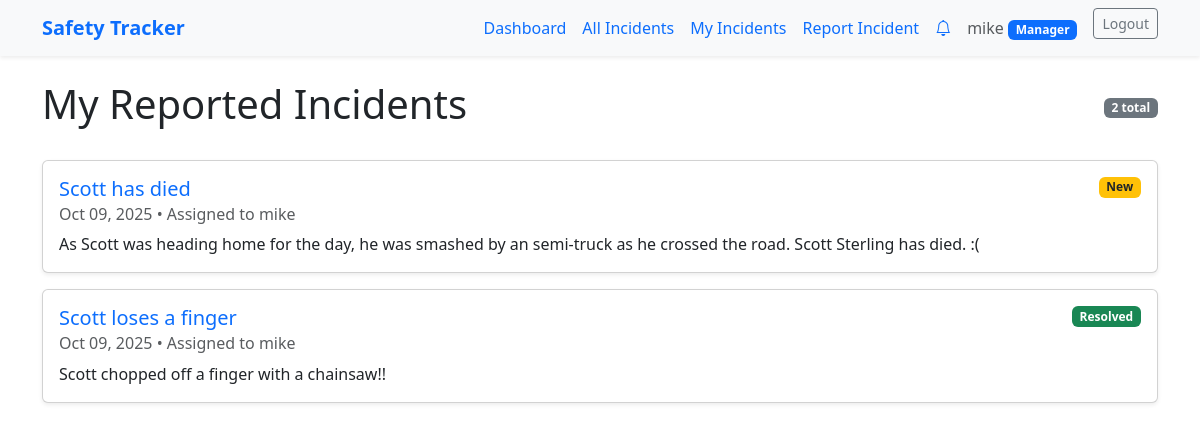
Before: /incident_reporter/my-incidents/ (signed in) with the older database file.
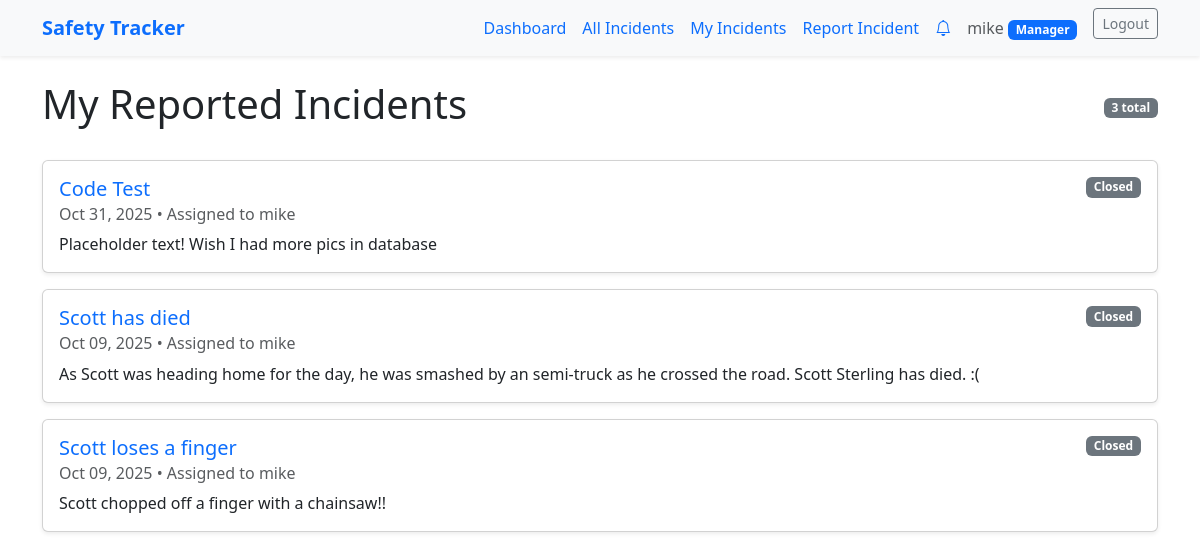
After: the same page with the newer database file.
### incident_reporter/models.py (models this page shows, shortened)
class Incident(models.Model):
    STATUS_CHOICES = [
        ('new', 'New'),
        ('in_progress', 'In Progress'),
        ('resolved', 'Resolved'),
        ('closed', 'Closed'),
    ]
    title = models.CharField(max_length=75)
    body = models.TextField()
    slug = models.SlugField(unique=True)
    date = models.DateTimeField(auto_now_add=True)
    banner = models.ImageField(default='fallback.jpg', blank=True)
    reporter = models.ForeignKey(User, on_delete=models.CASCADE, null=True, blank=True, related_name='reported_incidents')
    status = models.CharField(max_length=20, choices=STATUS_CHOICES, default='new')
    assigned_to = models.ForeignKey(User, on_delete=models.SET_NULL, null=True, blank=True, related_name='assigned_incidents')
    class Meta:
        ordering = ['-date']

### incident_reporter/views.py (the view)
# urls.py: path('my-incidents/', views.my_incidents, name='my-incidents'),
@login_required(login_url='/users/login/')
def my_incidents(request):
    incidents = Incident.objects.filter(reporter=request.user).order_by('-date')
    context = {
        'incident': incidents,
        'total_count': incidents.count(),
    }
    return render(request, 'incident_reporter/my_incidents.html', context)

### incident_reporter/context_processors.py (called while the page is built)
def unread_notifications(request):
    if request.user.is_authenticated:
        unread_count = Notification.objects.filter(user=request.user, is_read=False).count()
        return {'unread_notifications_count': unread_count}
    return {'unread_notifications_count': 0}

### users/models.py (called while the page is built)
    def is_manager(self):
        return self.role == 'manager'

### incident_reporter/templates/incident_reporter/my_incidents.html (shortened to what this page needs)
{% extends 'layout.html' %}
{% block content %}
<section>
    <div class="d-flex justify-content-between align-items-center mb-4">
        <h1>My Reported Incidents</h1>
        <span class="badge bg-secondary">{{ total_count }} total</span>
    </div>
    {% for i in incident %}
        <div class="card mb-3 shadow-sm">
            <div class="card-body">
                <div class="d-flex justify-content-between align-items-start">
                    <div class="flex-grow-1">
                        <h5 class="card-title">
                            <a href="{% url 'incident:page' slug=i.slug %}" class="text-primary text-decoration-none">
                                {{ i.title }}
                            </a>
                        </h5>
                        <h6 class="card-subtitle mb-2 text-muted">
                            {{ i.date|date:"M d, Y" }}
                            {% if i.assigned_to %}
                                • Assigned to {{ i.assigned_to.username }}
                            {% endif %}
                        </h6>
                        <p class="card-text">{{ i.body|truncatewords:30 }}</p>
                    </div>
                    <span class="badge ms-3
                        {% if i.status == 'new' %}bg-warning text-dark
                        {% elif i.status == 'in_progress' %}bg-info text-dark
                        {% elif i.status == 'resolved' %}bg-success
                        {% elif i.status == 'closed' %}bg-secondary
                        {% endif %}">
                        {{ i.get_status_display }}
                    </span>
                </div>
            </div>
        </div>
    {% empty %}
        <div class="alert alert-info">
            You haven't reported any incidents yet.
            <a href="{% url 'incident:new-incident' %}" class="alert-link">Report your first incident</a>
        </div>
    {% endfor %}
</section>
{% endblock %}

Changed rows visible on the page:
added Incident: title "Code Test", date "Oct 31, 2025", assigned_to.username "mike", body "Placeholder text! Wish I had more pics in database", status "Closed"
changed Incident "Scott has died": status "New" → "Closed"
changed Incident "Scott loses a finger": status "Resolved" → "Closed"
Other visible differences:
{{ total_count }}: "2" → "3"
